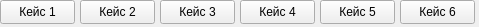
<?xml version="1.0" encoding="UTF-8"?>
<ui version="4.0">
 <class>QtWidgetsApplication1Class</class>
 <widget class="QWidget" name="QtWidgetsApplication1Class">
  <property name="geometry">
   <rect>
    <x>0</x>
    <y>0</y>
    <width>479</width>
    <height>27</height>
   </rect>
  </property>
  <property name="windowTitle">
   <string>Меню выбора режимов</string>
  </property>
  <widget class="QPushButton" name="pushButton1">
   <property name="geometry">
    <rect>
     <x>0</x>
     <y>0</y>
     <width>75</width>
     <height>24</height>
    </rect>
   </property>
   <property name="text">
    <string>Кейс 1</string>
   </property>
  </widget>
  <widget class="QPushButton" name="pushButton2">
   <property name="geometry">
    <rect>
     <x>80</x>
     <y>0</y>
     <width>75</width>
     <height>24</height>
    </rect>
   </property>
   <property name="text">
    <string>Кейс 2</string>
   </property>
  </widget>
  <widget class="QPushButton" name="pushButton3">
   <property name="geometry">
    <rect>
     <x>160</x>
     <y>0</y>
     <width>75</width>
     <height>24</height>
    </rect>
   </property>
   <property name="text">
    <string>Кейс 3</string>
   </property>
  </widget>
  <widget class="QPushButton" name="pushButton4">
   <property name="geometry">
    <rect>
     <x>240</x>
     <y>0</y>
     <width>75</width>
     <height>24</height>
    </rect>
   </property>
   <property name="text">
    <string>Кейс 4</string>
   </property>
  </widget>
  <widget class="QPushButton" name="pushButton5">
   <property name="geometry">
    <rect>
     <x>320</x>
     <y>0</y>
     <width>75</width>
     <height>24</height>
    </rect>
   </property>
   <property name="text">
    <string>Кейс 5</string>
   </property>
  </widget>
  <widget class="QPushButton" name="pushButton6">
   <property name="geometry">
    <rect>
     <x>400</x>
     <y>0</y>
     <width>75</width>
     <height>24</height>
    </rect>
   </property>
   <property name="text">
    <string>Кейс 6</string>
   </property>
  </widget>
 </widget>
 <layoutdefault spacing="6" margin="11"/>
 <resources>
  <include location="QtWidgetsApplication1.qrc"/>
 </resources>
 <connections/>
</ui>
